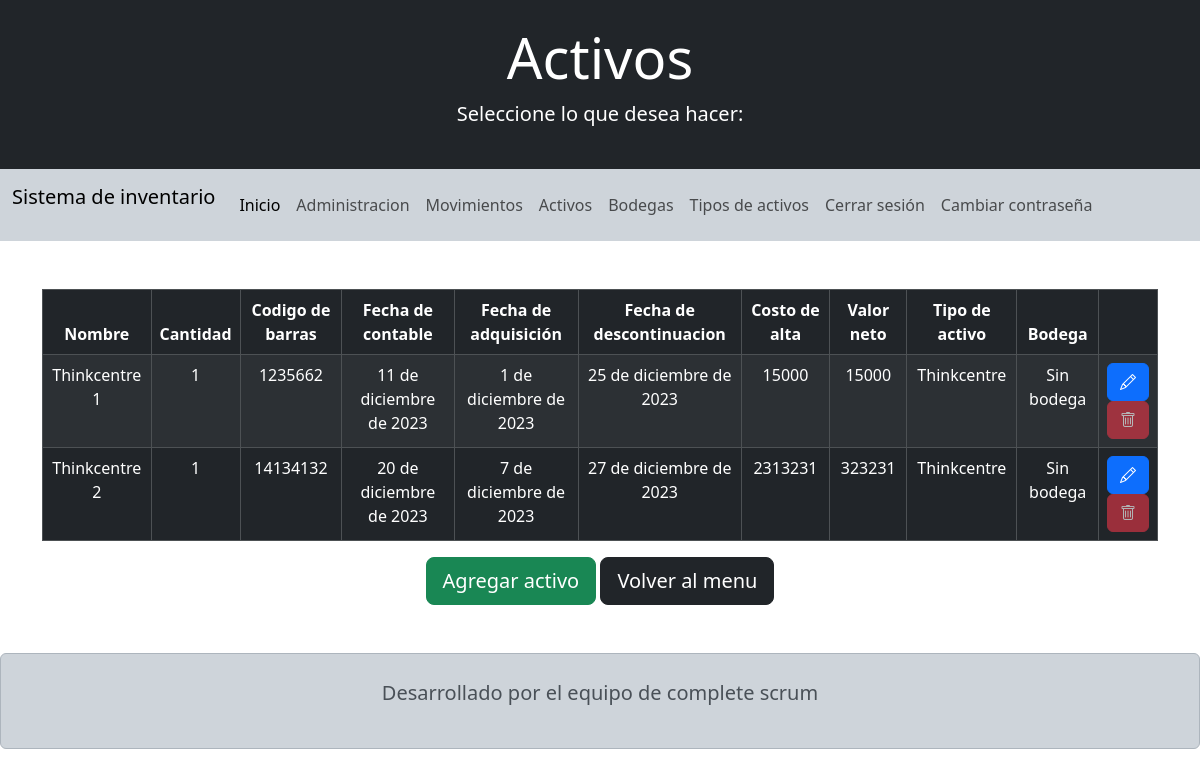
/activos/ (signed in), run on an earlier commit of the app's database.
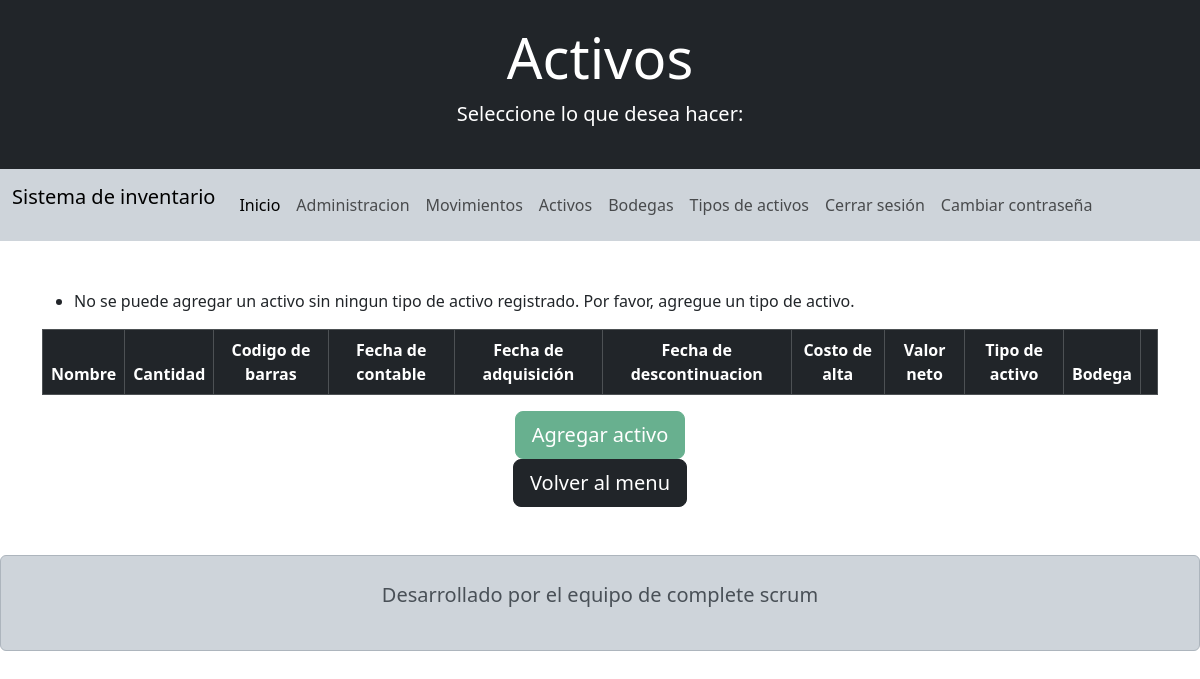
And on a later commit of the database.
### appProject/models.py (models this page shows, shortened)
class Activo(models.Model):
    nombre =                models.CharField           (blank=False, null=False, verbose_name="Nombre del activo",      max_length=50)
    cantidad =              models.PositiveIntegerField(blank=False, null=False, verbose_name="Cantidad del activo")
    descripcion =           models.CharField           (blank=False, null=False, verbose_name="Descripcion del activo", max_length=1000)
    codigo_barra =          models.CharField           (blank=False, null=False, verbose_name="Codigo de barras del activo", max_length=50)
    fecha_adquisicion =     models.DateField           (blank=False, null=False, verbose_name="Fecha de adquisicion del activo")
    fecha_contable =        models.DateField           (blank=False, null=False, verbose_name="Fecha contable del activo")
    fecha_descontinuacion = models.DateField           (blank=False, null=False, verbose_name="Fecha de descopntinuacion del activo")
    costo_alta =            models.PositiveIntegerField(blank=False, null=False, verbose_name="Costo de alta del activo")
    valor_neto =            models.IntegerField        (blank=False, null=False, verbose_name="Valor neto del activo")
    tipo_activo =           models.ForeignKey          (Tipo_activo, on_delete=models.PROTECT, blank=False, null=False)

class Tipo_activo(models.Model):
    nombre =        models.CharField(blank=False, null=False, max_length=50)
    marca =         models.CharField(blank=False, null=False, max_length=50)
    unidad_inacap = models.CharField(blank=False, null=False, max_length=50)

class Activo_bodega(models.Model):
    estado = models.BooleanField(blank=False, null=False, default=True)
    activo = models.ForeignKey(Activo, on_delete=models.PROTECT, blank=False, null=False)
    bodega = models.ForeignKey(Bodega, on_delete=models.PROTECT, blank=False, null=False)

class Bodega(models.Model):
    nombre =    models.CharField           (blank=False, null=False, max_length=50)
    ubicacion = models.CharField           (blank=False, null=False, max_length=50)
    piso =      models.IntegerField        (blank=False, null=False)
    edificio =  models.CharField           (blank=False, null=False, max_length=50)
    capacidad = models.PositiveIntegerField(blank=False, null=False)

### appProject/views.py (the view)
# urls.py: path('activos/',                    views.read_activo, name='read_activo'),
@login_required
def read_activo(req):
    user = req.user
    activo_bodega = Activo_bodega.objects.all()
    tipo_activo = Tipo_activo.objects.all()
    if tipo_activo.count() == 0:
        messages.error(req, 'No se puede agregar un activo sin ningun tipo de activo registrado. Por favor, agregue un tipo de activo.')
    activos = Activo.objects.all()
    data = {'activos': activos, 'user': user, 'activo_bodega': activo_bodega, 'tipo_activo': tipo_activo}
    return render(req, 'activo/read_activo.html', data)

### templates/activo/read_activo.html (shortened to what this page needs)
<!doctype html>
<html lang="es">
<head>
  <link href="https://cdn.jsdelivr.net/npm/bootstrap@5.3.2/dist/css/bootstrap.min.css" rel="stylesheet"
>
  <link rel="stylesheet" href="https://cdn.jsdelivr.net/npm/bootstrap-icons@1.11.2/font/bootstrap-icons.min.css">
</head>
<body>
    <header>
        <div class="bg-dark text-white py-4 text-center">
            <h1 class="display-4">Activos</h1>
            <p class="lead">Seleccione lo que desea hacer:</p>
        </div>
        <nav class="navbar navbar-expand-lg bg-body-tertiary  bg-dark-subtle">
            <div class="container-fluid">
                <p class="navbar-brand">Sistema de inventario</p>
                <div class="collapse navbar-collapse" id="navbarNav">
                    <ul class="navbar-nav">
                        <li class="nav-item">
                            <a class="nav-link active" aria-current="page" href="{% url 'inicio' %}">Inicio</a>
                        </li>
                        <li class="nav-item">
                            <a class="nav-link" href="/admin/">Administracion</a>
                        </li>
                        <li class="nav-item">
                            <a class="nav-link" href="{% url 'read_movimiento' %}" >Movimientos</a>
                        </li>
                        <li class="nav-item">
                            <a class="nav-link" href="{% url 'read_activo' %}">Activos</a>
                        </li>
                        <li class="nav-item">
                            <a class="nav-link" href="{% url 'read_bodega' %}">Bodegas</a>
                        </li>
                        <li class="nav-item">
                            <a class="nav-link" href="{% url 'read_tipo_activo' %}">Tipos de activos</a>
                        </li>
                        <li class="nav-item">
                            <a class="nav-link" href="{% url 'singout' %}">Cerrar sesión</i></a>
                        </li>
                        <li class="nav-item">
                            <a class="nav-link" href="{% url 'edit_password' %}">Cambiar contraseña</i></a>
                        </li>
                    </ul>
                </div>
            </div>
        </nav>
    </header>
    <br><br>
    <main>
        <div class="container">
            {% if messages %}
            <ul class="messages">
                {% for message in messages %}
                <li{% if message.tags %} class="{{ message.tags }}"{% endif %}>{{ message }}</li>
                {% endfor %}
            </ul>
            {% endif %}
            <div class="table-responsive">
                <table class="table table-striped table-bordered table-dark">
                    <thead class="thead-dark text-center">
                        <tr>
                            <th scope="col">Nombre</th>
                            <th scope="col">Cantidad</th>
                            <th scope="col">Codigo de barras</th>
                            <th scope="col">Fecha de contable</th>
                            <th scope="col">Fecha de adquisición</th>
                            <th scope="col">Fecha de descontinuacion</th>
                            <th scope="col">Costo de alta</th>
                            <th scope="col">Valor neto</th>
                            <th scope="col">Tipo de activo</th>
                            <th scope="col">Bodega</th>
                            <th scope="col"></th>
                        </tr>
                    </thead>
                    <tbody class="text-center tbody-dark">
                        {% for a in activos %}
                        <tr>
                            <td scope="row">{{ a.nombre }}</td>
                            <td>{{ a.cantidad }}</td>
                            <td>{{ a.codigo_barra }}</td>
                            <td>{{ a.fecha_contable }}</td>
                            <td>{{ a.fecha_adquisicion }}</td>
                            <td>{{ a.fecha_descontinuacion }}</td>
                            <td>{{ a.costo_alta }}</td>
                            <td>{{ a.valor_neto }}</td>
                            <td>{{ a.tipo_activo.nombre }}</td>
                            {% for ab in activo_bodega %}
                                {% if ab.activo.id == a.id  and ab.estado == True %}
                                    <td>{{ ab.bodega.nombre }}</td>
                                {% endif %}
                            {% endfor %}
                            <td>
                                <a name="" id="" href="{% url 'edit_activo' a.id %}" role="button"  class="btn btn-primary"><i class="bi bi-pencil"></i></a>
                                {% if user.is_superuser %}
                                <a name="" id="" href="{% url 'del_activo' a.id %}" role="button" class="btn btn-danger" onclick="return doubleConfirm();"><i class="bi bi-trash"></i></a>
                                <script>
                                    function doubleConfirm() {
                                        var confirm1 = confirm('¿Está seguro de eliminar el activo? Si desea dejar al activo sin bodega, seleccione la bodega del activo como "Sin bodega".');
                                        if (confirm1) {
                                            var confirm2 = confirm('¿Está absolutamente seguro? Esta acción no se puede deshacer. Esta accion conlleva eliminar todo registro relacionado en los movimientos.');
                                            if (confirm2) {
                                                return true;
                                            }
                                        }
                                        return false;
                                    }
                                </script>
                                {% else %}
                                <div title='Solo el superusuario puede eliminar activos'>
                                    <a name="" id="deleteButton" href="{% url 'del_activo' a.id %}" role="button" class="btn btn-danger disabled"><i class="bi bi-trash"></i></a>
                                </div>
                                {% endif %}
                            </td>
                        </tr>
                        {% endfor %}
                    </tbody>
                </table>
                <div class="text-center">
                    {% if not tipo_activo  %}
                    <div title="Debes añadir un tipo de activo para añadir activos">
                        <button class="btn btn-success btn-lg text-white" disabled>Agregar activo</button>
                    </div>
                    {% else %}
                    <a href="{% url 'add_activo' %}" class="btn btn-success btn-lg text-white">Agregar activo</a>
                    {% endif %}
                    <a href="{% url 'inicio' %}" class="btn btn-dark btn-lg text-white">Volver al menu</a>
                </div>
            </div>
        </div>
    </main>
    <footer>
        <div class="alert alert-dark text-center py-4 mt-5">
            <p class="lead">Desarrollado por el equipo de complete scrum</p>
        </div>
    </footer>
</body>
</html>

What changed in the data, as far as the page shows it:
removed Activo: nombre "Thinkcentre 1", cantidad "1", codigo_barra "1235662", fecha_contable "11 de diciembre de 2023", fecha_adquisicion "1 de diciembre de 2023", fecha_descontinuacion "25 de diciembre de 2023", costo_alta "15000", valor_neto "15000", tipo_activo.nombre "Thinkcentre"
removed Activo_bodega: bodega.nombre "Sin bodega", shown under "Thinkcentre 1"
removed Activo: nombre "Thinkcentre 2", cantidad "1", codigo_barra "14134132", fecha_contable "20 de diciembre de 2023", fecha_adquisicion "7 de diciembre de 2023", fecha_descontinuacion "27 de diciembre de 2023", costo_alta "2313231", valor_neto "323231", tipo_activo.nombre "Thinkcentre"
removed Activo_bodega: bodega.nombre "Sin bodega", shown under "Thinkcentre 2"
Also different on the page:
new list line: "No se puede agregar un activo sin ningun tipo de activo registrado. Por favor, agregue un tipo de activo."
